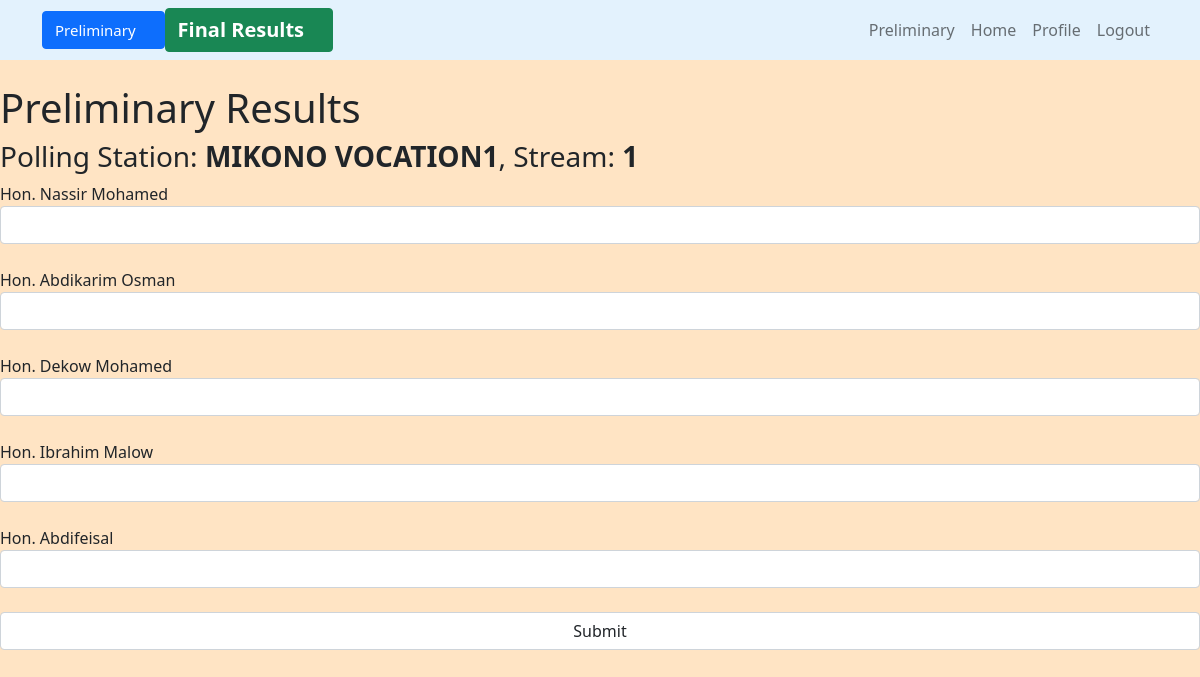
Page /preliminary/ (signed in) on the earlier database version.
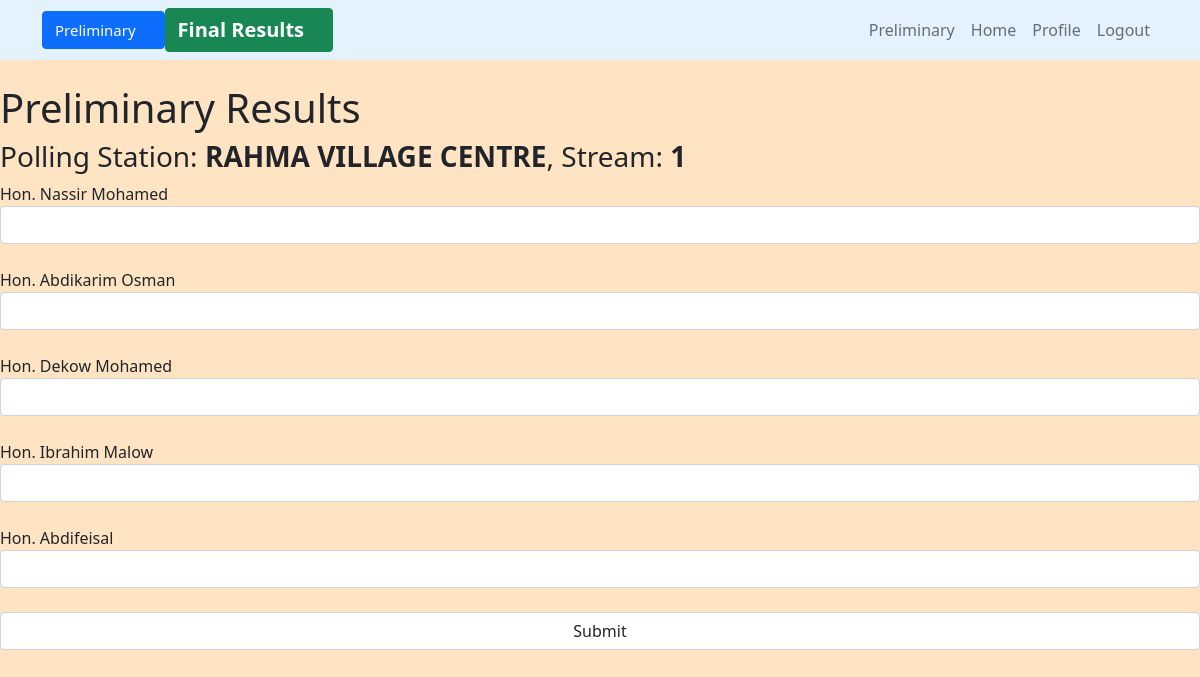
Same page on the later database version.
### users/models.py (models this page shows, shortened)
class Profile(models.Model):
    user = models.OneToOneField(User, on_delete=models.CASCADE)
    ward = models.CharField(max_length=50,choices=WARDS)
    pollingStation = models.CharField(max_length=50)
    stream = models.CharField( max_length=50, choices=STREAMS)
    phone = models.CharField(max_length=50)
    fullname = models.CharField(max_length=50)
    id_number = models.CharField(max_length=50)
    role = models.CharField(max_length=50,choices=AGENT_ROLE, default='Polling Agent')

### users/views.py (the view)
# urls.py: path('preliminary/', user_views.preliminary, name='preliminary'),
@login_required
def preliminary(request):
    user = request.user
    profile = Profile.objects.get(user=user)
    return render(request, 'users/preliminary.html',{'profile':profile})

### users/templates/users/preliminary.html (shortened to what this page needs)
{% extends 'users/base.html' %}
{% block content %}
<h1>Preliminary Results</h1>
<form action="{% url 'sendPreliminary' %}" method="post">
    <h3>Polling Station: <strong>{{profile.pollingStation}}</strong>, Stream: <strong>{{profile.stream}}</strong></h3>
    <label for="">Hon. Nassir Mohamed</label>
    <input class="form-control" type="number" name="dolal"><br>
    <label for="">Hon. Abdikarim Osman</label>
    <input class="form-control" type="number" name="osman"><br>
    <label for="">Hon. Dekow Mohamed</label>
    <input class="form-control" type="number" name="dekow"><br>
    <label for="">Hon. Ibrahim Malow</label>
    <input class="form-control" type="number" name="malow"><br>
    <label for="">Hon. Abdifeisal</label>
    <input class="form-control" type="number" name="feisal"><br>
    <input class="form-control" type="submit" value="Submit" name="submit">
</form>
{% endblock content %}

Differences in the rows shown:
changed Profile: pollingStation "MIKONO VOCATION1" → "RAHMA VILLAGE CENTRE"
